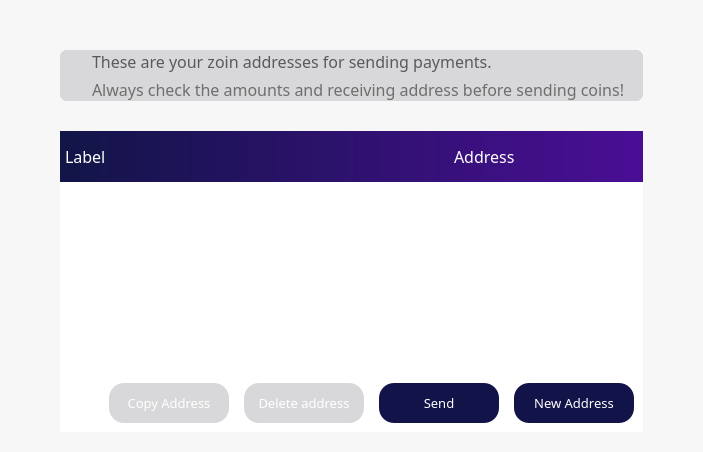
        <widget class="QFrame" name="frame">
         <property name="palette">
          <palette>
           <active>
            <colorrole role="Button">
             <brush brushstyle="SolidPattern">
              <color alpha="250">
               <red>247</red>
               <green>247</green>
               <blue>247</blue>
              </color>
             </brush>
            </colorrole>
            <colorrole role="Base">
             <brush brushstyle="SolidPattern">
              <color alpha="250">
               <red>247</red>
               <green>247</green>
               <blue>247</blue>
              </color>
             </brush>
            </colorrole>
            <colorrole role="Window">
             <brush brushstyle="SolidPattern">
              <color alpha="250">
               <red>247</red>
               <green>247</green>
               <blue>247</blue>
              </color>
             </brush>
            </colorrole>
           </active>
           <inactive>
            <colorrole role="Button">
             <brush brushstyle="SolidPattern">
              <color alpha="250">
               <red>247</red>
               <green>247</green>
               <blue>247</blue>
              </color>
             </brush>
            </colorrole>
            <colorrole role="Base">
             <brush brushstyle="SolidPattern">
              <color alpha="250">
               <red>247</red>
               <green>247</green>
               <blue>247</blue>
              </color>
             </brush>
            </colorrole>
            <colorrole role="Window">
             <brush brushstyle="SolidPattern">
              <color alpha="250">
               <red>247</red>
               <green>247</green>
               <blue>247</blue>
              </color>
             </brush>
            </colorrole>
           </inactive>
           <disabled>
            <colorrole role="Button">
             <brush brushstyle="SolidPattern">
              <color alpha="250">
               <red>247</red>
               <green>247</green>
               <blue>247</blue>
              </color>
             </brush>
            </colorrole>
            <colorrole role="Base">
             <brush brushstyle="SolidPattern">
              <color alpha="250">
               <red>247</red>
               <green>247</green>
               <blue>247</blue>
              </color>
             </brush>
            </colorrole>
            <colorrole role="Window">
             <brush brushstyle="SolidPattern">
              <color alpha="250">
               <red>247</red>
               <green>247</green>
               <blue>247</blue>
              </color>
             </brush>
            </colorrole>
           </disabled>
          </palette>
         </property>
         <property name="styleSheet">
          <string notr="true"/>
         </property>
         <property name="frameShape">
          <enum>QFrame::NoFrame</enum>
         </property>
         <property name="frameShadow">
          <enum>QFrame::Raised</enum>
         </property>
         <property name="lineWidth">
          <number>1</number>
         </property>
         <property name="midLineWidth">
          <number>0</number>
         </property>
         <layout class="QVBoxLayout" name="verticalLayout_4">
          <property name="spacing">
           <number>0</number>
          </property>
          <property name="leftMargin">
           <number>60</number>
          </property>
          <property name="topMargin">
           <number>50</number>
          </property>
          <property name="rightMargin">
           <number>60</number>
          </property>
          <property name="bottomMargin">
           <number>0</number>
          </property>
          <item>
           <widget class="QFrame" name="balance_frame">
            <property name="enabled">
             <bool>true</bool>
            </property>
            <property name="palette">
             <palette>
              <active>
               <colorrole role="Button">
                <brush brushstyle="SolidPattern">
                 <color alpha="255">
                  <red>216</red>
                  <green>216</green>
                  <blue>219</blue>
                 </color>
                </brush>
               </colorrole>
               <colorrole role="Base">
                <brush brushstyle="SolidPattern">
                 <color alpha="255">
                  <red>216</red>
                  <green>216</green>
                  <blue>219</blue>
                 </color>
                </brush>
               </colorrole>
               <colorrole role="Window">
                <brush brushstyle="SolidPattern">
                 <color alpha="255">
                  <red>216</red>
                  <green>216</green>
                  <blue>219</blue>
                 </color>
                </brush>
               </colorrole>
              </active>
              <inactive>
               <colorrole role="Button">
                <brush brushstyle="SolidPattern">
                 <color alpha="255">
                  <red>216</red>
                  <green>216</green>
                  <blue>219</blue>
                 </color>
                </brush>
               </colorrole>
               <colorrole role="Base">
                <brush brushstyle="SolidPattern">
                 <color alpha="255">
                  <red>216</red>
                  <green>216</green>
                  <blue>219</blue>
                 </color>
                </brush>
               </colorrole>
               <colorrole role="Window">
                <brush brushstyle="SolidPattern">
                 <color alpha="255">
                  <red>216</red>
                  <green>216</green>
                  <blue>219</blue>
                 </color>
                </brush>
               </colorrole>
              </inactive>
              <disabled>
               <colorrole role="Button">
                <brush brushstyle="SolidPattern">
                 <color alpha="255">
                  <red>216</red>
                  <green>216</green>
                  <blue>219</blue>
                 </color>
                </brush>
               </colorrole>
               <colorrole role="Base">
                <brush brushstyle="SolidPattern">
                 <color alpha="255">
                  <red>216</red>
                  <green>216</green>
                  <blue>219</blue>
                 </color>
                </brush>
               </colorrole>
               <colorrole role="Window">
                <brush brushstyle="SolidPattern">
                 <color alpha="255">
                  <red>216</red>
                  <green>216</green>
                  <blue>219</blue>
                 </color>
                </brush>
               </colorrole>
              </disabled>
             </palette>
            </property>
            <property name="contextMenuPolicy">
             <enum>Qt::DefaultContextMenu</enum>
            </property>
            <property name="styleSheet">
             <string notr="true">background-color: rgb(216, 216, 219);
border:0;
border-radius:7px;
border-style:solid;</string>
            </property>
            <property name="frameShape">
             <enum>QFrame::StyledPanel</enum>
            </property>
            <property name="frameShadow">
             <enum>QFrame::Plain</enum>
            </property>
            <property name="lineWidth">
             <number>1</number>
            </property>
            <layout class="QHBoxLayout" name="horizontalLayout_4">
             <property name="spacing">
              <number>0</number>
             </property>
             <property name="sizeConstraint">
              <enum>QLayout::SetDefaultConstraint</enum>
             </property>
             <property name="leftMargin">
              <number>0</number>
             </property>
             <property name="topMargin">
              <number>0</number>
             </property>
             <property name="rightMargin">
              <number>0</number>
             </property>
             <property name="bottomMargin">
              <number>0</number>
             </property>
             <item>
              <widget class="QPushButton" name="pushButton_3">
               <property name="sizePolicy">
                <sizepolicy hsizetype="Fixed" vsizetype="Preferred">
                 <horstretch>0</horstretch>
                 <verstretch>0</verstretch>
                </sizepolicy>
               </property>
               <property name="minimumSize">
                <size>
                 <width>0</width>
                 <height>0</height>
                </size>
               </property>
               <property name="text">
                <string/>
               </property>
               <property name="icon">
                <iconset resource="../../bitcoin.qrc">
                 <normaloff>:/icons/Exports_47</normaloff>:/icons/Exports_47</iconset>
               </property>
               <property name="iconSize">
                <size>
                 <width>70</width>
                 <height>70</height>
                </size>
               </property>
              </widget>
             </item>
             <item>
              <layout class="QVBoxLayout" name="verticalLayout_6">
               <property name="spacing">
                <number>5</number>
               </property>
               <property name="leftMargin">
                <number>0</number>
               </property>
               <property name="topMargin">
                <number>0</number>
               </property>
               <property name="bottomMargin">
                <number>0</number>
               </property>
               <item>
                <widget class="QLabel" name="label_3">
                 <property name="enabled">
                  <bool>false</bool>
                 </property>
                 <property name="sizePolicy">
                  <sizepolicy hsizetype="Preferred" vsizetype="Preferred">
                   <horstretch>0</horstretch>
                   <verstretch>0</verstretch>
                  </sizepolicy>
                 </property>
                 <property name="font">
                  <font>
                   <family>ZoinMedium</family>
                   <pointsize>12</pointsize>
                   <weight>50</weight>
                   <bold>false</bold>
                  </font>
                 </property>
                 <property name="layoutDirection">
                  <enum>Qt::LeftToRight</enum>
                 </property>
                 <property name="autoFillBackground">
                  <bool>false</bool>
                 </property>
                 <property name="styleSheet">
                  <string notr="true">color: rgb(90, 90, 90);</string>
                 </property>
                 <property name="text">
                  <string>These are your zoin addresses for sending payments.</string>
                 </property>
                 <property name="alignment">
                  <set>Qt::AlignBottom|Qt::AlignLeading|Qt::AlignLeft</set>
                 </property>
                 <property name="indent">
                  <number>-1</number>
                 </property>
                </widget>
               </item>
               <item>
                <widget class="QLabel" name="labelUnconfirmed">
                 <property name="enabled">
                  <bool>false</bool>
                 </property>
                 <property name="sizePolicy">
                  <sizepolicy hsizetype="Preferred" vsizetype="Preferred">
                   <horstretch>0</horstretch>
                   <verstretch>0</verstretch>
                  </sizepolicy>
                 </property>
                 <property name="font">
                  <font>
                   <family>ZoinLight</family>
                   <pointsize>12</pointsize>
                   <weight>50</weight>
                   <bold>false</bold>
                  </font>
                 </property>
                 <property name="cursor">
                  <cursorShape>IBeamCursor</cursorShape>
                 </property>
                 <property name="toolTip">
                  <string>Total of transactions that have yet to be confirmed, and do not yet count toward the current balance</string>
                 </property>
                 <property name="layoutDirection">
                  <enum>Qt::LeftToRight</enum>
                 </property>
                 <property name="styleSheet">
                  <string notr="true">color: rgb(110, 110, 110);</string>
                 </property>
                 <property name="text">
                  <string notr="true">Always check the amounts and receiving address before sending coins!</string>
                 </property>
                 <property name="alignment">
                  <set>Qt::AlignLeading|Qt::AlignLeft|Qt::AlignTop</set>
                 </property>
                 <property name="textInteractionFlags">
                  <set>Qt::LinksAccessibleByMouse|Qt::TextSelectableByKeyboard|Qt::TextSelectableByMouse</set>
                 </property>
                </widget>
               </item>
              </layout>
             </item>
            </layout>
           </widget>
          </item>
          <item>
           <layout class="QVBoxLayout" name="verticalLayout_11">
            <property name="topMargin">
             <number>30</number>
            </property>
           </layout>
          </item>
          <item>
           <widget class="QFrame" name="frame_4">
            <property name="palette">
             <palette>
              <active>
               <colorrole role="Button">
                <brush brushstyle="SolidPattern">
                 <color alpha="250">
                  <red>247</red>
                  <green>247</green>
                  <blue>247</blue>
                 </color>
                </brush>
               </colorrole>
               <colorrole role="Base">
                <brush brushstyle="SolidPattern">
                 <color alpha="250">
                  <red>247</red>
                  <green>247</green>
                  <blue>247</blue>
                 </color>
                </brush>
               </colorrole>
               <colorrole role="Window">
                <brush brushstyle="SolidPattern">
                 <color alpha="250">
                  <red>247</red>
                  <green>247</green>
                  <blue>247</blue>
                 </color>
                </brush>
               </colorrole>
              </active>
              <inactive>
               <colorrole role="Button">
                <brush brushstyle="SolidPattern">
                 <color alpha="250">
                  <red>247</red>
                  <green>247</green>
                  <blue>247</blue>
                 </color>
                </brush>
               </colorrole>
               <colorrole role="Base">
                <brush brushstyle="SolidPattern">
                 <color alpha="250">
                  <red>247</red>
                  <green>247</green>
                  <blue>247</blue>
                 </color>
                </brush>
               </colorrole>
               <colorrole role="Window">
                <brush brushstyle="SolidPattern">
                 <color alpha="250">
                  <red>247</red>
                  <green>247</green>
                  <blue>247</blue>
                 </color>
                </brush>
               </colorrole>
              </inactive>
              <disabled>
               <colorrole role="Button">
                <brush brushstyle="SolidPattern">
                 <color alpha="250">
                  <red>247</red>
                  <green>247</green>
                  <blue>247</blue>
                 </color>
                </brush>
               </colorrole>
               <colorrole role="Base">
                <brush brushstyle="SolidPattern">
                 <color alpha="250">
                  <red>247</red>
                  <green>247</green>
                  <blue>247</blue>
                 </color>
                </brush>
               </colorrole>
               <colorrole role="Window">
                <brush brushstyle="SolidPattern">
                 <color alpha="250">
                  <red>247</red>
                  <green>247</green>
                  <blue>247</blue>
                 </color>
                </brush>
               </colorrole>
              </disabled>
             </palette>
            </property>
            <property name="styleSheet">
             <string notr="true">border:0;</string>
            </property>
            <property name="frameShape">
             <enum>QFrame::StyledPanel</enum>
            </property>
            <property name="frameShadow">
             <enum>QFrame::Raised</enum>
            </property>
            <layout class="QVBoxLayout" name="verticalLayout">
             <property name="spacing">
              <number>0</number>
             </property>
             <property name="leftMargin">
              <number>0</number>
             </property>
             <property name="topMargin">
              <number>0</number>
             </property>
             <property name="rightMargin">
              <number>0</number>
             </property>
             <property name="bottomMargin">
              <number>0</number>
             </property>
             <item>
              <widget class="QFrame" name="frame_2">
               <property name="sizePolicy">
                <sizepolicy hsizetype="Preferred" vsizetype="Preferred">
                 <horstretch>0</horstretch>
                 <verstretch>0</verstretch>
                </sizepolicy>
               </property>
               <property name="minimumSize">
                <size>
                 <width>0</width>
                 <height>0</height>
                </size>
               </property>
               <property name="styleSheet">
                <string notr="true">color:white;
background: QLinearGradient(x1: 0, y1: 0, x2: 1, y2: 0, stop: 0 #121548, stop: 1 #4a0e95);
border:0;
</string>
               </property>
               <property name="frameShape">
                <enum>QFrame::StyledPanel</enum>
               </property>
               <property name="frameShadow">
                <enum>QFrame::Raised</enum>
               </property>
               <property name="lineWidth">
                <number>0</number>
               </property>
               <layout class="QHBoxLayout" name="horizontalLayout_6">
                <property name="spacing">
                 <number>60</number>
                </property>
                <property name="leftMargin">
                 <number>5</number>
                </property>
                <property name="topMargin">
                 <number>5</number>
                </property>
                <property name="rightMargin">
                 <number>0</number>
                </property>
                <property name="bottomMargin">
                 <number>5</number>
                </property>
                <item>
                 <widget class="QFrame" name="frame_5">
                  <property name="frameShape">
                   <enum>QFrame::StyledPanel</enum>
                  </property>
                  <property name="frameShadow">
                   <enum>QFrame::Raised</enum>
                  </property>
                  <layout class="QHBoxLayout" name="horizontalLayout_2">
                   <property name="spacing">
                    <number>200</number>
                   </property>
                   <property name="leftMargin">
                    <number>0</number>
                   </property>
                   <property name="rightMargin">
                    <number>0</number>
                   </property>
                   <item>
                    <widget class="QLabel" name="label">
                     <property name="font">
                      <font>
                       <family>ZoinRegular</family>
                       <pointsize>12</pointsize>
                       <weight>50</weight>
                       <bold>false</bold>
                      </font>
                     </property>
                     <property name="styleSheet">
                      <string notr="true">background-color: rgb(0,0,0,0);</string>
                     </property>
                     <property name="text">
                      <string>Label</string>
                     </property>
                    </widget>
                   </item>
                   <item>
                    <widget class="QLabel" name="label_4">
                     <property name="font">
                      <font>
                       <family>ZoinRegular</family>
                       <pointsize>12</pointsize>
                       <weight>50</weight>
                       <bold>false</bold>
                      </font>
                     </property>
                     <property name="styleSheet">
                      <string notr="true">background-color: rgb(0,0,0,0);</string>
                     </property>
                     <property name="text">
                      <string>Address</string>
                     </property>
                    </widget>
                   </item>
                  </layout>
                 </widget>
                </item>
               </layout>
              </widget>
             </item>
             <item>
              <widget class="QTableView" name="tableView">
               <property name="palette">
                <palette>
                 <active>
                  <colorrole role="Button">
                   <brush brushstyle="SolidPattern">
                    <color alpha="255">
                     <red>255</red>
                     <green>255</green>
                     <blue>255</blue>
                    </color>
                   </brush>
                  </colorrole>
                  <colorrole role="Base">
                   <brush brushstyle="SolidPattern">
                    <color alpha="255">
                     <red>255</red>
                     <green>255</green>
                     <blue>255</blue>
                    </color>
                   </brush>
                  </colorrole>
                  <colorrole role="Window">
                   <brush brushstyle="SolidPattern">
                    <color alpha="255">
                     <red>255</red>
                     <green>255</green>
                     <blue>255</blue>
                    </color>
                   </brush>
                  </colorrole>
                 </active>
                 <inactive>
                  <colorrole role="Button">
                   <brush brushstyle="SolidPattern">
                    <color alpha="255">
                     <red>255</red>
                     <green>255</green>
                     <blue>255</blue>
                    </color>
                   </brush>
                  </colorrole>
                  <colorrole role="Base">
                   <brush brushstyle="SolidPattern">
                    <color alpha="255">
                     <red>255</red>
                     <green>255</green>
                     <blue>255</blue>
                    </color>
                   </brush>
                  </colorrole>
                  <colorrole role="Window">
                   <brush brushstyle="SolidPattern">
                    <color alpha="255">
                     <red>255</red>
                     <green>255</green>
                     <blue>255</blue>
                    </color>
                   </brush>
                  </colorrole>
                 </inactive>
                 <disabled>
                  <colorrole role="Button">
                   <brush brushstyle="SolidPattern">
                    <color alpha="255">
                     <red>255</red>
                     <green>255</green>
                     <blue>255</blue>
                    </color>
                   </brush>
                  </colorrole>
                  <colorrole role="Base">
                   <brush brushstyle="SolidPattern">
                    <color alpha="255">
                     <red>255</red>
                     <green>255</green>
                     <blue>255</blue>
                    </color>
                   </brush>
                  </colorrole>
                  <colorrole role="Window">
                   <brush brushstyle="SolidPattern">
                    <color alpha="255">
                     <red>255</red>
                     <green>255</green>
                     <blue>255</blue>
                    </color>
                   </brush>
                  </colorrole>
                 </disabled>
                </palette>
               </property>
               <property name="font">
                <font>
                 <family>ZoinLight</family>
                 <pointsize>12</pointsize>
                </font>
               </property>
               <property name="styleSheet">
                <string notr="true">background-color: rgb(255, 255, 255); border:0;
QTableView::item{font-size:16px;height:30px;} 
QHeaderView::section {font-size:16px;color:white;height:40px; background-color:red; border: 0;}
QHeaderView {background: QLinearGradient(x1: 0, y1: 0, x2: 1, y2: 0, stop: 0 #121548, stop: 1 #4a0e95);}
</string>
               </property>
               <property name="lineWidth">
                <number>0</number>
               </property>
               <property name="showDropIndicator" stdset="0">
                <bool>false</bool>
               </property>
               <property name="selectionBehavior">
                <enum>QAbstractItemView::SelectRows</enum>
               </property>
               <property name="showGrid">
                <bool>false</bool>
               </property>
               <property name="gridStyle">
                <enum>Qt::NoPen</enum>
               </property>
               <property name="wordWrap">
                <bool>false</bool>
               </property>
               <property name="cornerButtonEnabled">
                <bool>false</bool>
               </property>
               <attribute name="horizontalHeaderVisible">
                <bool>false</bool>
               </attribute>
               <attribute name="verticalHeaderVisible">
                <bool>false</bool>
               </attribute>
               <attribute name="verticalHeaderHighlightSections">
                <bool>false</bool>
               </attribute>
              </widget>
             </item>
             <item>
              <widget class="QFrame" name="frame_3">
               <property name="styleSheet">
                <string notr="true">color:white;
background-color: rgb(255,255,255);
border:0;
</string>
               </property>
               <property name="frameShape">
                <enum>QFrame::StyledPanel</enum>
               </property>
               <property name="frameShadow">
                <enum>QFrame::Raised</enum>
               </property>
               <layout class="QHBoxLayout" name="horizontalLayout_5">
                <property name="spacing">
                 <number>15</number>
                </property>
                <item>
                 <spacer name="horizontalSpacer">
                  <property name="orientation">
                   <enum>Qt::Horizontal</enum>
                  </property>
                  <property name="sizeHint" stdset="0">
                   <size>
                    <width>40</width>
                    <height>20</height>
                   </size>
                  </property>
                 </spacer>
                </item>
                <item>
                 <widget class="QPushButton" name="copyAddress">
                  <property name="sizePolicy">
                   <sizepolicy hsizetype="Fixed" vsizetype="Fixed">
                    <horstretch>0</horstretch>
                    <verstretch>0</verstretch>
                   </sizepolicy>
                  </property>
                  <property name="font">
                   <font>
                    <family>ZoinRegular</family>
                    <pointsize>10</pointsize>
                    <weight>50</weight>
                    <bold>false</bold>
                   </font>
                  </property>
                  <property name="styleSheet">
                   <string notr="true">background-color: rgb(216, 216, 219);
color: white;
border-radius:15px;
height:40px;
width:120px;
border-color:gray;
border-width:0px;
border-style:solid;</string>
                  </property>
                  <property name="text">
                   <string>Copy Address</string>
                  </property>
                 </widget>
                </item>
                <item>
                 <widget class="QPushButton" name="deleteAddress">
                  <property name="sizePolicy">
                   <sizepolicy hsizetype="Fixed" vsizetype="Fixed">
                    <horstretch>0</horstretch>
                    <verstretch>0</verstretch>
                   </sizepolicy>
                  </property>
                  <property name="font">
                   <font>
                    <family>ZoinRegular</family>
                    <pointsize>10</pointsize>
                    <weight>50</weight>
                    <bold>false</bold>
                   </font>
                  </property>
                  <property name="styleSheet">
                   <string notr="true">background-color: rgb(216, 216, 219);
color: white;
border-radius:15px;
height:40px;
width:120px;
border-color:gray;
border-width:0px;
border-style:solid;</string>
                  </property>
                  <property name="text">
                   <string>Delete address</string>
                  </property>
                 </widget>
                </item>
                <item>
                 <widget class="QPushButton" name="sendAddress">
                  <property name="sizePolicy">
                   <sizepolicy hsizetype="Fixed" vsizetype="Fixed">
                    <horstretch>0</horstretch>
                    <verstretch>0</verstretch>
                   </sizepolicy>
                  </property>
                  <property name="font">
                   <font>
                    <family>ZoinRegular</family>
                    <pointsize>10</pointsize>
                    <weight>50</weight>
                    <bold>false</bold>
                   </font>
                  </property>
                  <property name="styleSheet">
                   <string notr="true">background-color: #121349;
color: white;
border-radius:15px;
height:40px;
width:120px;
border-color:gray;
border-width:0px;
border-style:solid;
</string>
                  </property>
                  <property name="text">
                   <string>Send</string>
                  </property>
                 </widget>
                </item>
                <item>
                 <widget class="QPushButton" name="newAddress">
                  <property name="sizePolicy">
                   <sizepolicy hsizetype="Fixed" vsizetype="Fixed">
                    <horstretch>0</horstretch>
                    <verstretch>0</verstretch>
                   </sizepolicy>
                  </property>
                  <property name="font">
                   <font>
                    <family>ZoinRegular</family>
                    <pointsize>10</pointsize>
                    <weight>50</weight>
                    <bold>false</bold>
                   </font>
                  </property>
                  <property name="styleSheet">
                   <string notr="true">background-color: #121349;
color: white;
border-radius:15px;
height:40px;
width:120px;
border-color:gray;
border-width:0px;
border-style:solid;
</string>
                  </property>
                  <property name="text">
                   <string>New Address</string>
                  </property>
                 </widget>
                </item>
               </layout>
              </widget>
             </item>
            </layout>
           </widget>
          </item>
          <item>
           <layout class="QHBoxLayout" name="horizontalLayout_7">
            <property name="spacing">
             <number>0</number>
            </property>
            <property name="topMargin">
             <number>0</number>
            </property>
            <item>
             <spacer name="horizontalSpacer_2">
              <property name="orientation">
               <enum>Qt::Horizontal</enum>
              </property>
              <property name="sizeHint" stdset="0">
               <size>
                <width>40</width>
                <height>20</height>
               </size>
              </property>
             </spacer>
            </item>
           </layout>
          </item>
         </layout>
        </widget>
